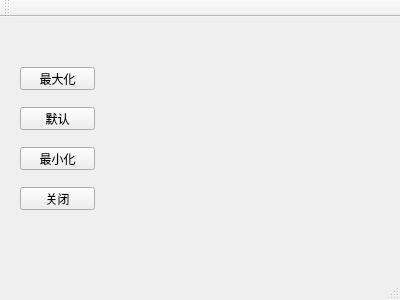
<?xml version="1.0" encoding="UTF-8"?>
<ui version="4.0">
 <class>MainWindow</class>
 <widget class="QMainWindow" name="MainWindow">
  <property name="geometry">
   <rect>
    <x>0</x>
    <y>0</y>
    <width>400</width>
    <height>300</height>
   </rect>
  </property>
  <property name="windowTitle">
   <string>MainWindow</string>
  </property>
  <widget class="QWidget" name="centralWidget">
   <widget class="QPushButton" name="btnMax">
    <property name="geometry">
     <rect>
      <x>20</x>
      <y>50</y>
      <width>75</width>
      <height>23</height>
     </rect>
    </property>
    <property name="text">
     <string>最大化</string>
    </property>
   </widget>
   <widget class="QPushButton" name="btnNorm">
    <property name="geometry">
     <rect>
      <x>20</x>
      <y>90</y>
      <width>75</width>
      <height>23</height>
     </rect>
    </property>
    <property name="text">
     <string>默认</string>
    </property>
   </widget>
   <widget class="QPushButton" name="btnMin">
    <property name="geometry">
     <rect>
      <x>20</x>
      <y>130</y>
      <width>75</width>
      <height>23</height>
     </rect>
    </property>
    <property name="text">
     <string>最小化</string>
    </property>
   </widget>
   <widget class="QPushButton" name="btnClose">
    <property name="geometry">
     <rect>
      <x>20</x>
      <y>170</y>
      <width>75</width>
      <height>23</height>
     </rect>
    </property>
    <property name="text">
     <string>关闭</string>
    </property>
   </widget>
  </widget>
  <widget class="QMenuBar" name="menuBar">
   <property name="geometry">
    <rect>
     <x>0</x>
     <y>0</y>
     <width>400</width>
     <height>23</height>
    </rect>
   </property>
  </widget>
  <widget class="QToolBar" name="mainToolBar">
   <attribute name="toolBarArea">
    <enum>TopToolBarArea</enum>
   </attribute>
   <attribute name="toolBarBreak">
    <bool>false</bool>
   </attribute>
  </widget>
  <widget class="QStatusBar" name="statusBar"/>
 </widget>
 <layoutdefault spacing="6" margin="11"/>
 <resources/>
 <connections/>
</ui>
